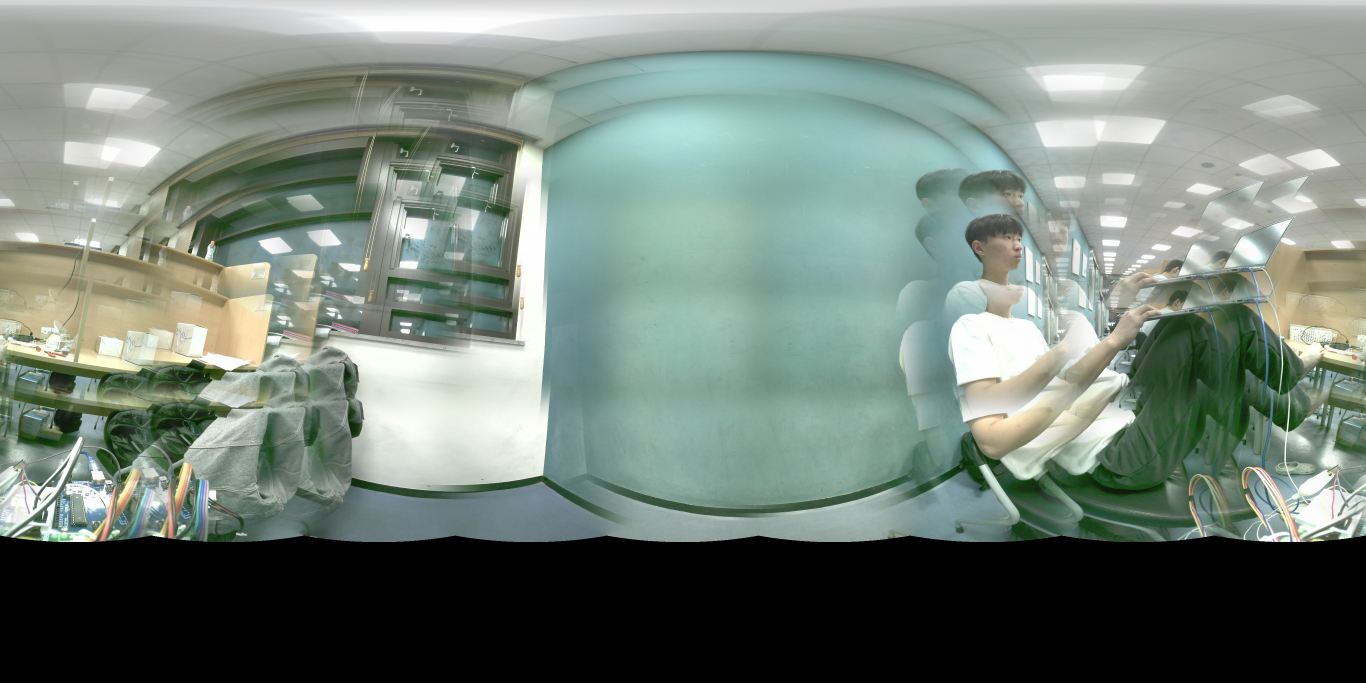
#> input picture trial_and_errors/captures/20261020_195622/panorama.jpg, 4096 x 2048 px (shown at 1/3 size)
$ python -i refine.py   (imports and definitions only)
#> lines starting #> are read from the running program, lines starting #| are printed output that depends on the picture
#> further down, picture is the input picture: shape (2048, 4096, 3); mean B, G, R 120.3, 129.2, 116.3
#!/usr/bin/env python3
"""
Automatic per-photo direction correction

When motor sag or gear play made a photo look somewhere other than the commanded angle, this corrects it from the
photo content.
  Step 1  match feature points (SIFT) between overlapping photos and estimate the camera values together with each
          photo's yaw/pitch/roll error
  Step 2  for photos with hardly any features (white walls, ceiling), search directly for the angle at which their
          outlines best match the neighbouring photos
  Step 3  if that still fails, use the median correction of the other photos in the same row
The result is saved as meta_refined.json (meta.json itself is left as it is), which stitch_panorama.py reads automatically.

Needs: calib.json or camera_calib.json from calibrate.py (otherwise starts from the field of view in meta.json)
Run: python refine.py captures/20261021_010000
"""
import argparse
import itertools
import json
import math
import os

import cv2
import numpy as np
from scipy.optimize import least_squares
from scipy.sparse import lil_matrix

from calibrate import Rz, rig_rotation, mount_rotation, pixels_to_cam_rays
from stitch_panorama import EquirectGrid, camera_from_calib, find_calib

MIN_POINTS = 15          # photos with fewer matched points are not fixed from features alone
WARN_DEG = 15            # warn if a correction is larger than this
GATE_PX = 320            # drop matches this far from the position predicted from the motor angles (removes mismatches on repeating patterns)


# ---------------------------------------------------------------- shared camera model
# [66 lines left out: functions cam_rays_to_pixels, load_camera, match_pairs, not called in this run]


INTR = ["f", "aspect", "cx", "cy", "roll", "myaw", "k1", "k2"]


# [63 lines left out: function bundle_adjust, not called in this run]


# ---------------------------------------------------------------- step 2: outline matching search
def highpass(img):
    """Grayscale, half-size, high-pass filtered and normalised version of a photo, for outline matching."""
    g = cv2.cvtColor(img, cv2.COLOR_BGR2GRAY).astype(np.float32)
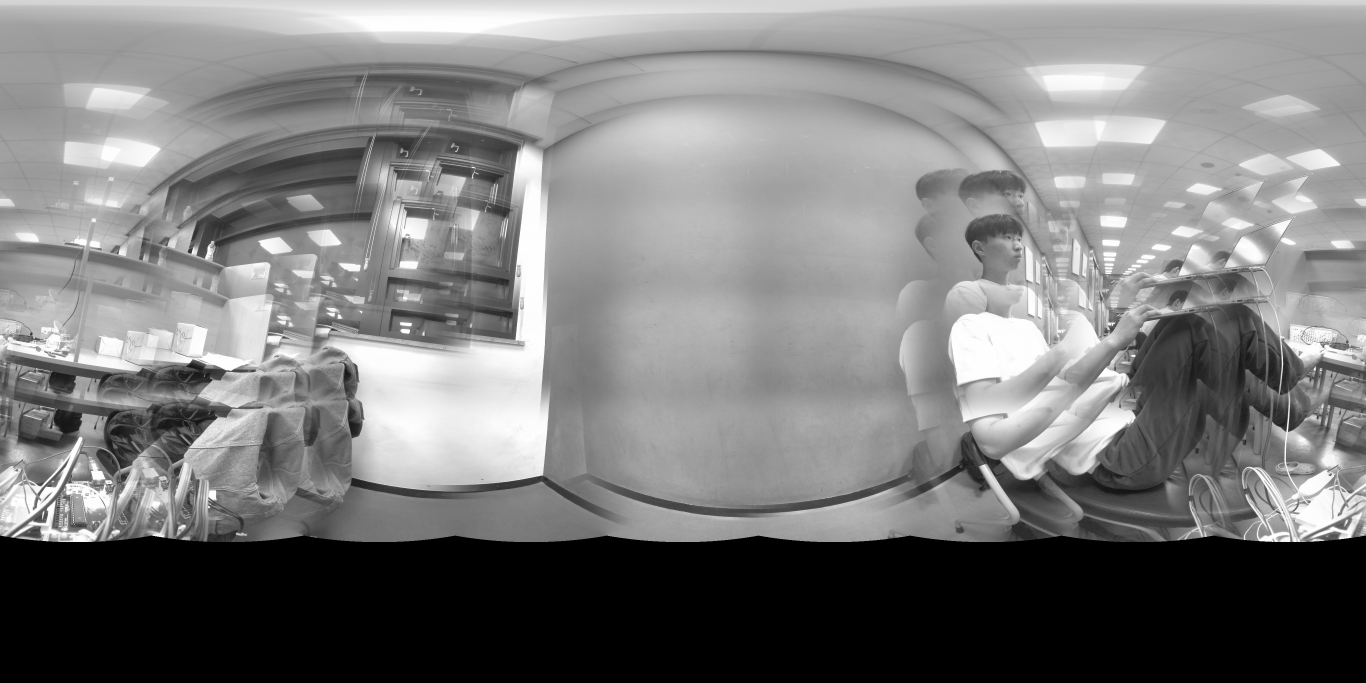
#> g: shape (2048, 4096) float32 (shown at 1/3 size); min 0, max 255, mean 124.3
    g = cv2.resize(g, (g.shape[1] // 2, g.shape[0] // 2), interpolation=cv2.INTER_AREA)
#> g: shape (1024, 2048) float32
    h = g - cv2.GaussianBlur(g, (0, 0), 3)
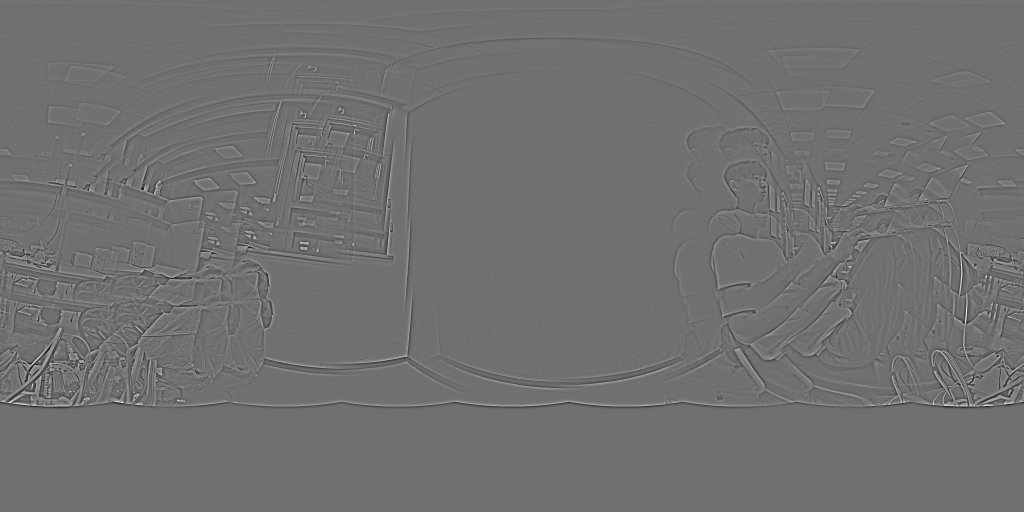
#> h: shape (1024, 2048) float32 (shown at 1/2 size); min -117.2, max 147.7, mean 0; drawn with min black and max white
    return h / (h.std() + 1e-6)


# [158 lines left out: functions half_cam, photometric_search, main, not called in this run]


# [2 lines not run here, left out]

>>> import cv2
>>> picture = cv2.imread('../../trial_and_errors/captures/20261020_195622/panorama.jpg')
>>> result = highpass(picture)

$ run again, on trial_and_errors/captures/20261020_195622/r00_c00.jpg
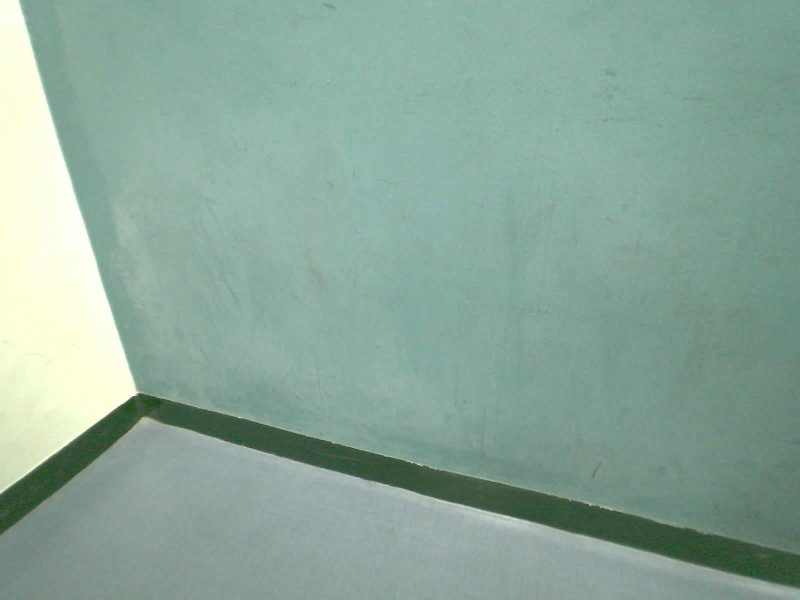
#> input picture trial_and_errors/captures/20261020_195622/r00_c00.jpg, 1600 x 1200 px (shown at 1/2 size)
#> picture is the input picture: shape (1200, 1600, 3); mean B, G, R 154.6, 167.6, 139.4
#> in highpass, `g = cv2.resize(g, (g.shape[1] // 2, g.shape[0] // 2), interpolation=cv..`:
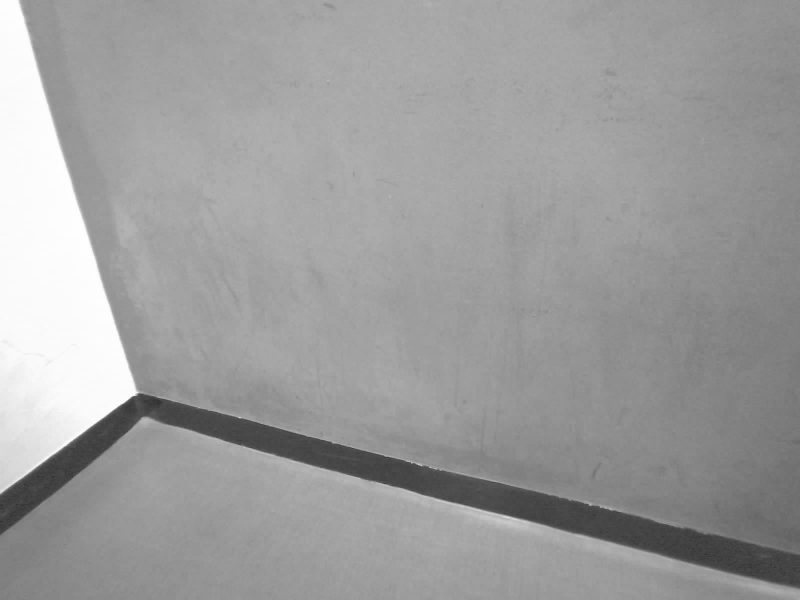
#> g: shape (600, 800) float32; min 45.25, max 254.8, mean 157.7
#> in highpass, `h = g - cv2.GaussianBlur(g, (0, 0), 3)`:
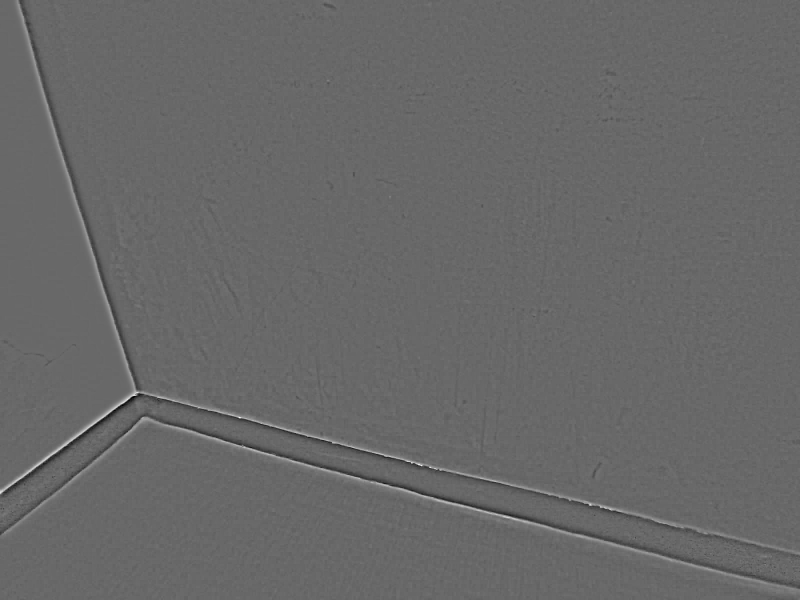
#> h: shape (600, 800) float32; min -62, max 89.1, mean 0; drawn with min black and max white

$ run again, on trial_and_errors/captures/20261020_195622/r00_c01.jpg
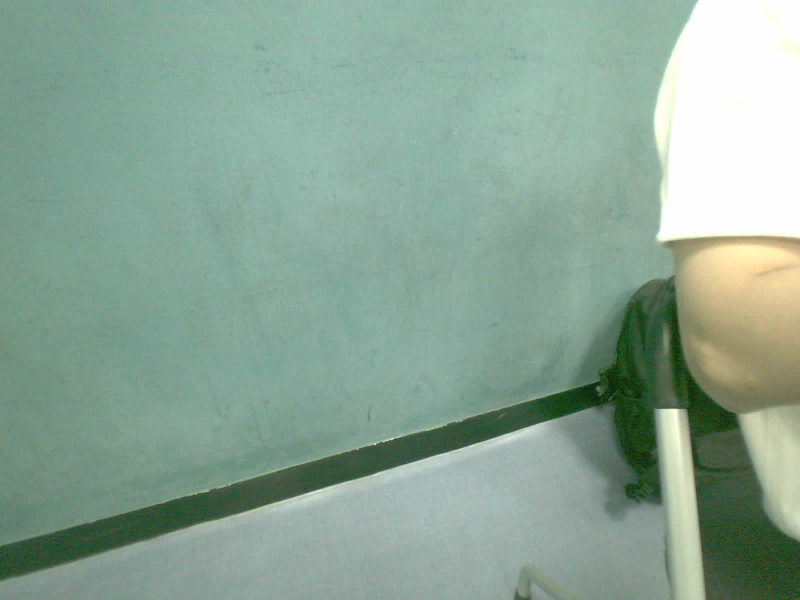
#> input picture trial_and_errors/captures/20261020_195622/r00_c01.jpg, 1600 x 1200 px (shown at 1/2 size)
#> picture is the input picture: shape (1200, 1600, 3); mean B, G, R 149.9, 165.6, 139
#> in highpass, `g = cv2.resize(g, (g.shape[1] // 2, g.shape[0] // 2), interpolation=cv..`:
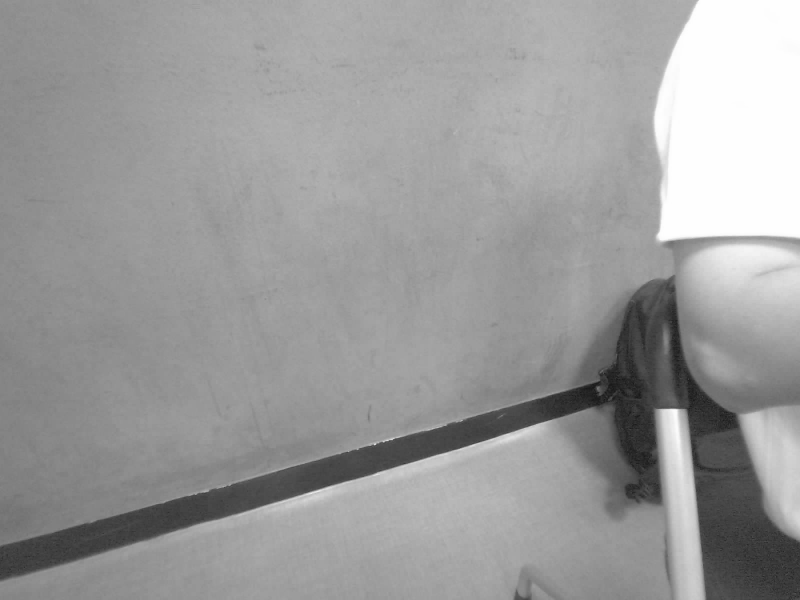
#> g: shape (600, 800) float32; min 24, max 254.8, mean 155.8
#> in highpass, `h = g - cv2.GaussianBlur(g, (0, 0), 3)`:
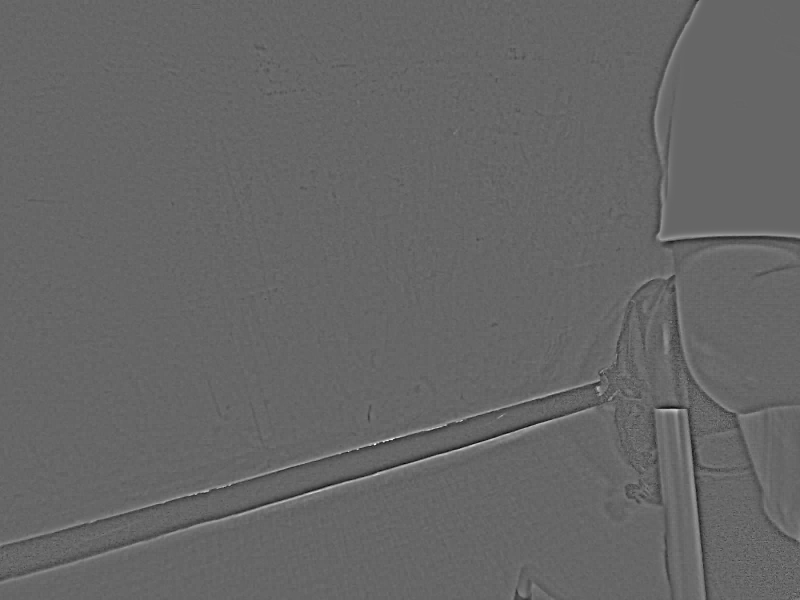
#> h: shape (600, 800) float32; min -63.84, max 94.68, mean 0; drawn with min black and max white

$ run again, on trial_and_errors/captures/20261020_195622/r00_c02.jpg
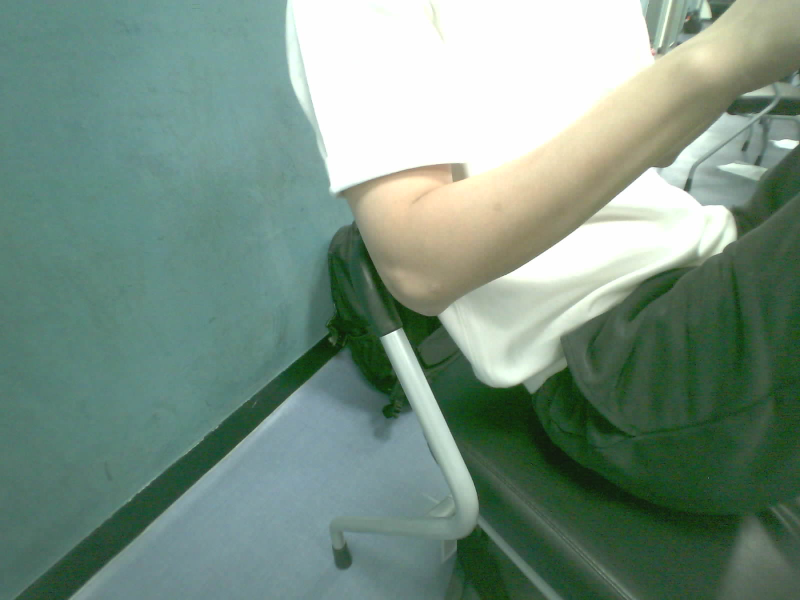
#> input picture trial_and_errors/captures/20261020_195622/r00_c02.jpg, 1600 x 1200 px (shown at 1/2 size)
#> picture is the input picture: shape (1200, 1600, 3); mean B, G, R 130.7, 144.8, 120.2
#> in highpass, `g = cv2.resize(g, (g.shape[1] // 2, g.shape[0] // 2), interpolation=cv..`:
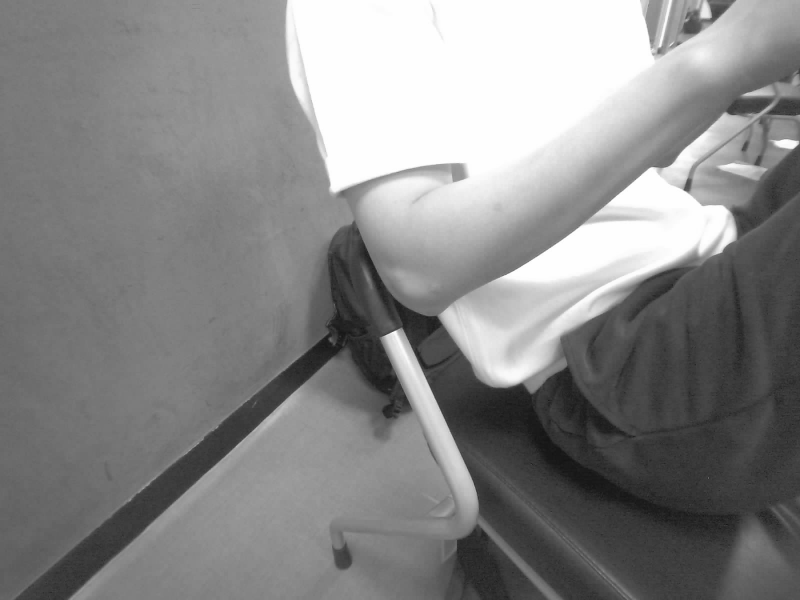
#> g: shape (600, 800) float32; min 19.5, max 255, mean 135.8
#> in highpass, `h = g - cv2.GaussianBlur(g, (0, 0), 3)`:
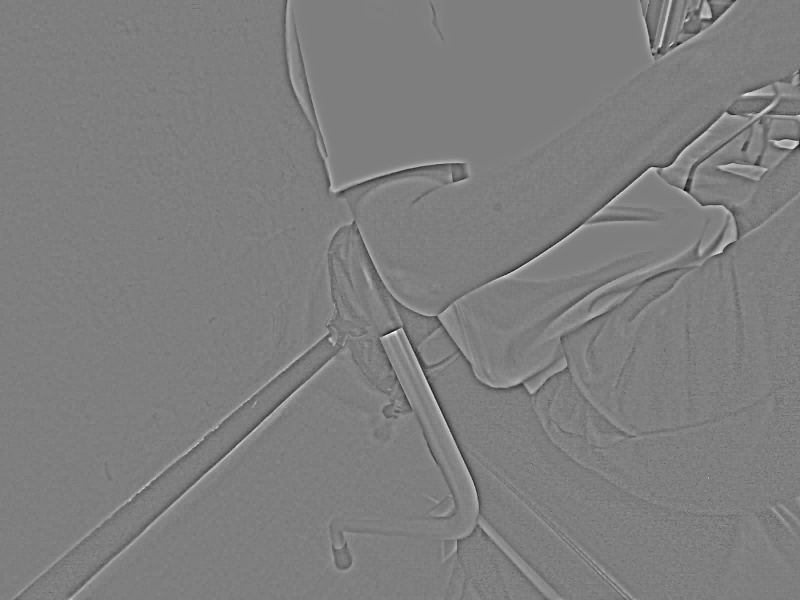
#> h: shape (600, 800) float32; min -84.37, max 85.07, mean 0; drawn with min black and max white
